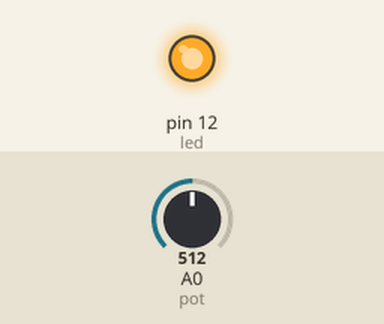
Recording of a sketch running on a simulated Arduino Uno, built with avr-gcc and run on an emulated ATmega328P. Shown: output pins drawn as LEDs (lit = HIGH). The test bench sets the inputs (shaded band); at power-on: A0 (pot) = 512.

Above: at 1.2 s.
1.3 s: A0 (pot) set to 498
At 2.5 s:
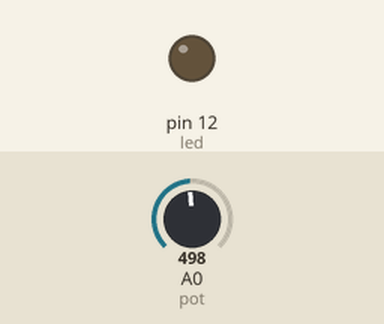
2.8 s: A0 (pot) set to 716
At 3.8 s:
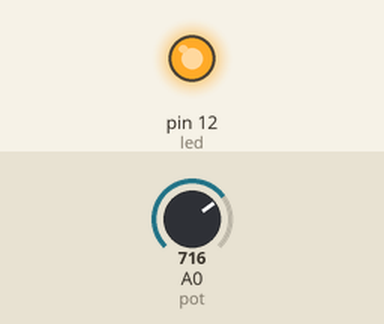
4.3 s: A0 (pot) set to 511
At 4.9 s:
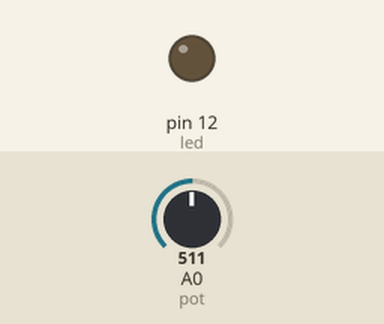
Timing chart, 0 to 7.3 s (numbered marks = the images above; inputs shaded):
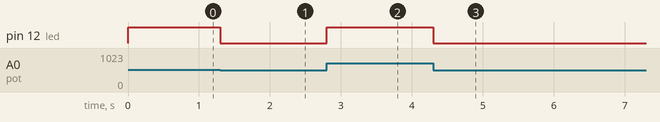

Measured:
- the behaviour switches between 512 and 511 on A0 (pot) (found by bisection; images 0 and 1)
- after the input at 1.3 s, pin 12 (led): HIGH → LOW at once
- after the input at 2.8 s, pin 12 (led): LOW → HIGH at once
- after the input at 4.3 s, pin 12 (led): HIGH → LOW at once

The sketch:

analogTEST.ino
```cpp
#define led 12
#define pot A0

void setup() {

}

float a = 1;

void loop() {

  analogWrite(led, (analogRead(pot)/4));

}
```
